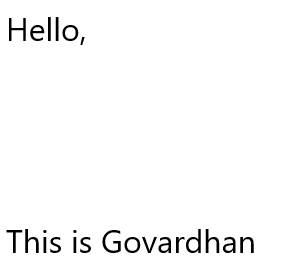
#> input picture img.png, 296 x 264 px
$ jupyter execute --allow-errors 'Text Detection.ipynb'
#> lines starting #> are read from the running program, lines starting #| are printed output that depends on the picture; after the words box and inside, x2 and y2 are one past the last pixel; in counts of white or black regions, pixels touching at a corner belong together
Text detection is the process of detecting the text present in the image, followed by
surrounding it with a rectangular bounding box. Text detection can be carried out using
image-based techniques or machine learning-based techniques. In image-based
techniques, an image is segmented into multiple segments, and statistical features of connected
components are utilised to form the text. Whereas, Machine learning approaches use support
vector machines and convolutional neural networks to classify the components into text and
non-text.
Question:
Implement a text detection and extraction model using OpenCV and OCR. The necessary
steps that you need to perform are:
1. Image preprocessing
2. Find possible contours that can represent the textual areas.
3. Apply optical character recognition (using python-tesseract, google OCR engine.

[cell 1]
#Importing required libraries
import cv2
import pytesseract #Install Tesseract.exe in the location below.
import numpy as np
from PIL import ImageGrab
import time

#image reading
pytesseract.pytesseract.tesseract_cmd = 'C:\\Program Files\\Tesseract-OCR\\tesseract.exe'
img = cv2.imread('img.png')
#> img is the input picture: shape (264, 296, 3); min 0, max 255, mean 248.8
img = cv2.cvtColor(img, cv2.COLOR_BGR2RGB)

#image to data and rewriting;
#> (the rest of this cell did not finish here and is left out)

[cell 2]
import cv2
import numpy as np

def stackImages(scale,imgArray):
    rows = len(imgArray)
    cols = len(imgArray[0])
    rowsAvailable = isinstance(imgArray[0], list)
    width = imgArray[0][0].shape[1]
    height = imgArray[0][0].shape[0]
    if rowsAvailable:
        for x in range ( 0, rows):
            for y in range(0, cols):
                if imgArray[x][y].shape[:2] == imgArray[0][0].shape [:2]:
                    imgArray[x][y] = cv2.resize(imgArray[x][y], (0, 0), None, scale, scale)
                else:
                    imgArray[x][y] = cv2.resize(imgArray[x][y], (imgArray[0][0].shape[1], imgArray[0][0].shape[0]), None, scale, scale)
                if len(imgArray[x][y].shape) == 2: imgArray[x][y]= cv2.cvtColor( imgArray[x][y], cv2.COLOR_GRAY2BGR)
        imageBlank = np.zeros((height, width, 3), np.uint8)
        hor = [imageBlank]*rows
        hor_con = [imageBlank]*rows
        for x in range(0, rows):
            hor[x] = np.hstack(imgArray[x])
        ver = np.vstack(hor)
    else:
        for x in range(0, rows):
            if imgArray[x].shape[:2] == imgArray[0].shape[:2]:
                imgArray[x] = cv2.resize(imgArray[x], (0, 0), None, scale, scale)
            else:
                imgArray[x] = cv2.resize(imgArray[x], (imgArray[0].shape[1], imgArray[0].shape[0]), None,scale, scale)
            if len(imgArray[x].shape) == 2: imgArray[x] = cv2.cvtColor(imgArray[x], cv2.COLOR_GRAY2BGR)
        hor= np.hstack(imgArray)
        ver = hor
    return ver

def getContours(img):
    contours,hierarchy = cv2.findContours(img,cv2.RETR_EXTERNAL,cv2.CHAIN_APPROX_NONE)
    for cnt in contours:
        area = cv2.contourArea(cnt)
        print(area)
        if area>500:
            cv2.drawContours(imgContour, cnt, -1, (255, 0, 0), 3)
            peri = cv2.arcLength(cnt,True)
            #print(peri)
            approx = cv2.approxPolyDP(cnt,0.02*peri,True)
            print(len(approx))
            objCor = len(approx)
            x, y, w, h = cv2.boundingRect(approx)

            if objCor ==3: objectType ="Tri"
            elif objCor == 4:
                aspRatio = w/float(h)
                if aspRatio >0.98 and aspRatio <1.03: objectType= "Square"
                else:objectType="Rectangle"
            elif objCor>4: objectType= "Circles"
            else:objectType="None"


            cv2.rectangle(imgContour,(x,y),(x+w,y+h),(0,255,0),2)
            cv2.putText(imgContour,objectType,
                        (x+(w//2)-10,y+(h//2)-10),cv2.FONT_HERSHEY_COMPLEX,0.7,
                        (0,0,0),2)


path = './img.png'
img = cv2.imread(path)
imgContour = img.copy()

imgGray = cv2.cvtColor(img,cv2.COLOR_BGR2GRAY)
imgBlur = cv2.GaussianBlur(imgGray,(7,7),1)
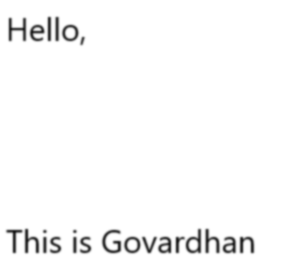
#> imgBlur: shape (264, 296); min 24, max 255, mean 248.8
imgCanny = cv2.Canny(imgBlur,50,50)
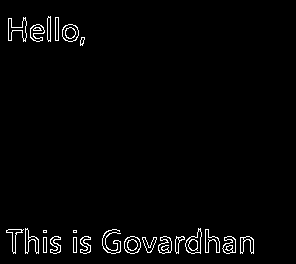
#> imgCanny: shape (264, 296); 2.2% white in thin lines or dots, all inside (x1, y1, x2, y2) = (6, 16, 254, 254)
getContours(imgCanny)
#> in getContours, `contours,hierarchy = cv2.findContours(img,cv2.RETR_EXTERNAL,cv2.CHAIN_..`: contours = 23 contours, 2 with area under 20; largest, box (x1, y1, x2, y2) and area: (185, 228, 202, 254) 244, (124, 236, 141, 254) 225, (62, 24, 79, 42) 225, (8, 17, 27, 42) 176, (158, 236, 172, 254) 160
#> the loop in getContours, `for cnt in contours:` made 23 passes
#> area on passes 1, 2, 3, 4, 5, 6, 7, 8, 9, 10, 13, 14: 90.5, 45, 45, 113.5, 155, 66, 159.5, 225, 101.5, 101.5, 139.5, 21.5
#| 90.5
#| 45.0
#| 45.0
#| 113.5
#| 155.0
#| 66.0
#| 159.5
#| 225.0
#> (further printed lines are left out)

imgBlank = np.zeros_like(img)
imgStack = stackImages(0.8,([img,imgGray,imgBlur],
                            [imgCanny,imgContour,imgBlank]))
#> after the loop in stackImages, `for x in range(0, rows):`: hor = 2 items
#> in stackImages, `ver = np.vstack(hor)`:
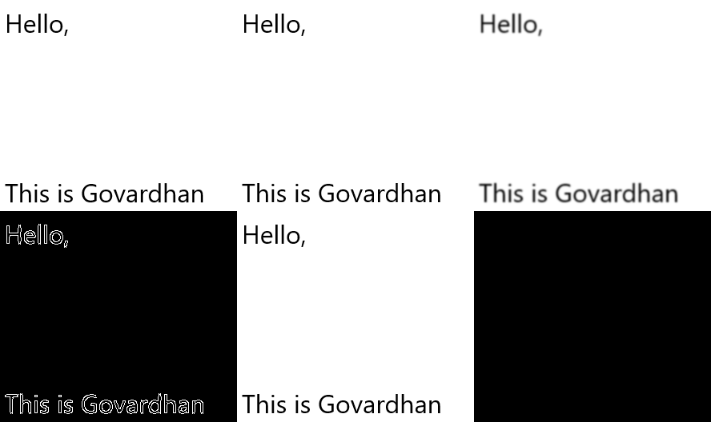
#> ver: shape (422, 711, 3); min 0, max 255, mean 166.8

cv2.imshow("Stack", imgStack)
cv2.waitKey(0)
#> Out = 27
